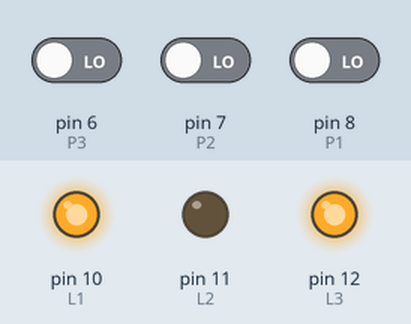
Simulated run of this sketch. Board: Arduino Uno, built with avr-gcc and run on an emulated ATmega328P. Parts: output pins drawn as LEDs (lit = HIGH). The inputs (shaded band) are chosen by the test bench; at power-on: pin 6 (P3) LOW, pin 7 (P2) LOW, pin 8 (P1) LOW. What the sketch prints to the serial monitor is not drawn.

Above: at 1.2 s.
1.3 s: pin 6 (P3) driven HIGH
At 1.6 s:
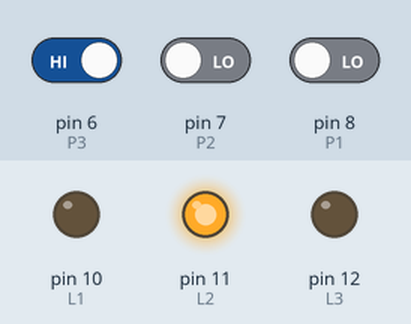
2.8 s: pin 7 (P2) driven HIGH
At 4.0 s:
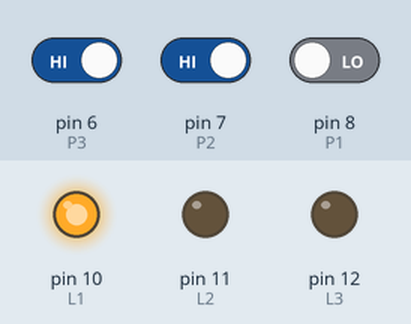
4.3 s: pin 8 (P1) driven HIGH
At 5.0 s:
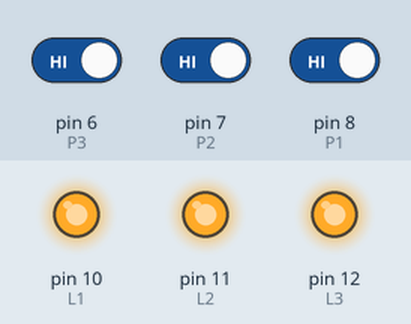
5.8 s: pin 6 (P3) driven LOW
At 6.2 s:
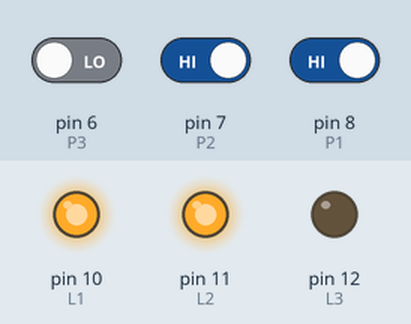
7.3 s: pin 8 (P1) driven LOW
At 8.5 s:
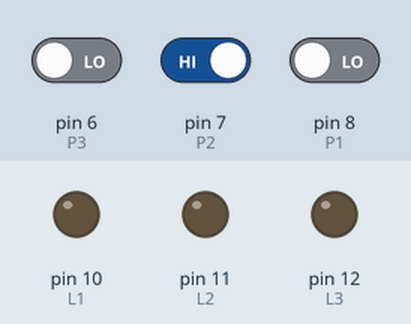
8.8 s: pin 7 (P2) driven LOW
At 9.7 s:
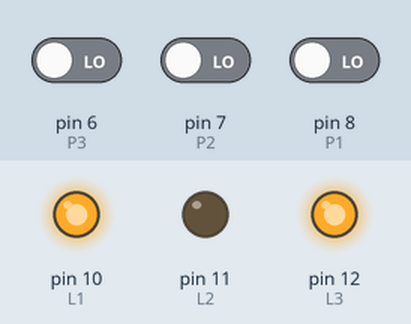
Timing chart, 0 to 11.3 s (numbered marks = the images above; inputs shaded):
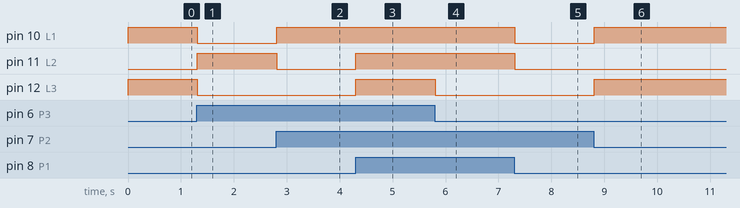

Measured:
- after the input at 1.3 s, pin 10 (L1), pin 12 (L3): HIGH → LOW at once; pin 11 (L2): LOW → HIGH at once
- after the input at 2.8 s, pin 10 (L1): LOW → HIGH at once; pin 11 (L2): HIGH → LOW at once
- after the input at 4.3 s, pin 11 (L2), pin 12 (L3): LOW → HIGH at once
- after the input at 5.8 s, pin 12 (L3): HIGH → LOW at once
- after the input at 7.3 s, pin 10 (L1), pin 11 (L2): HIGH → LOW at once
- after the input at 8.8 s, pin 10 (L1), pin 12 (L3): LOW → HIGH at once

The sketch:

6.5_tabla_custom.ino
```cpp
int fun=0;

int L1 = 10;
int L2 = 11;
int L3 = 12;

int P1 = 8;
int P2 = 7;
int P3 = 6;


void setup()
{
    pinMode(L1, OUTPUT);
    pinMode(L2, OUTPUT);
    pinMode(L3, OUTPUT);

    pinMode(P1, INPUT);
    pinMode(P2, INPUT);
    pinMode(P3, INPUT);

    Serial.begin(9600);
}

void loop()
{
    tablita(digitalRead(P1), digitalRead(P2), digitalRead(P3));

    Serial.println(fun);

    switch (fun){
        case 0:
        digitalWrite(L1,1);
        digitalWrite(L2,0);
        digitalWrite(L3,1);
        break;

        case 1:
        digitalWrite(L1,0);
        digitalWrite(L2,1);
        digitalWrite(L3,0);
        break;

        case 2:
        digitalWrite(L1,0);
        digitalWrite(L2,0);
        digitalWrite(L3,0);
        break;

        case 3:
        digitalWrite(L1,1);
        digitalWrite(L2,0);
        digitalWrite(L3,0);
        break;

        case 4:
        digitalWrite(L1,0);
        digitalWrite(L2,1);
        digitalWrite(L3,0);
        break;

        case 5:
        digitalWrite(L1,0);
        digitalWrite(L2,0);
        digitalWrite(L3,1);
        break;

        case 6:
        digitalWrite(L1,1);
        digitalWrite(L2,1);
        digitalWrite(L3,0);
        break;

        case 7:
        digitalWrite(L1,1);
        digitalWrite(L2,1);
        digitalWrite(L3,1);
        break;
    }
}

void tablita(int x,int y,int z){
    if (x==0 and y==0 and z==0){
        fun=0;}
    if (x==0 and y==0 and z==1){
        fun=1;}
    if (x==0 and y==1 and z==0){
        fun=2;}
    if (x==0 and y==1 and z==1){
        fun=3;}
 	if (x==1 and y==0 and z==0){
        fun=4;}
    if (x==1 and y==0 and z==1){
        fun=5;}
    if (x==1 and y==1 and z==0){
        fun=6;}
    if (x==1 and y==1 and z==1){
        fun=7;}
}
```
